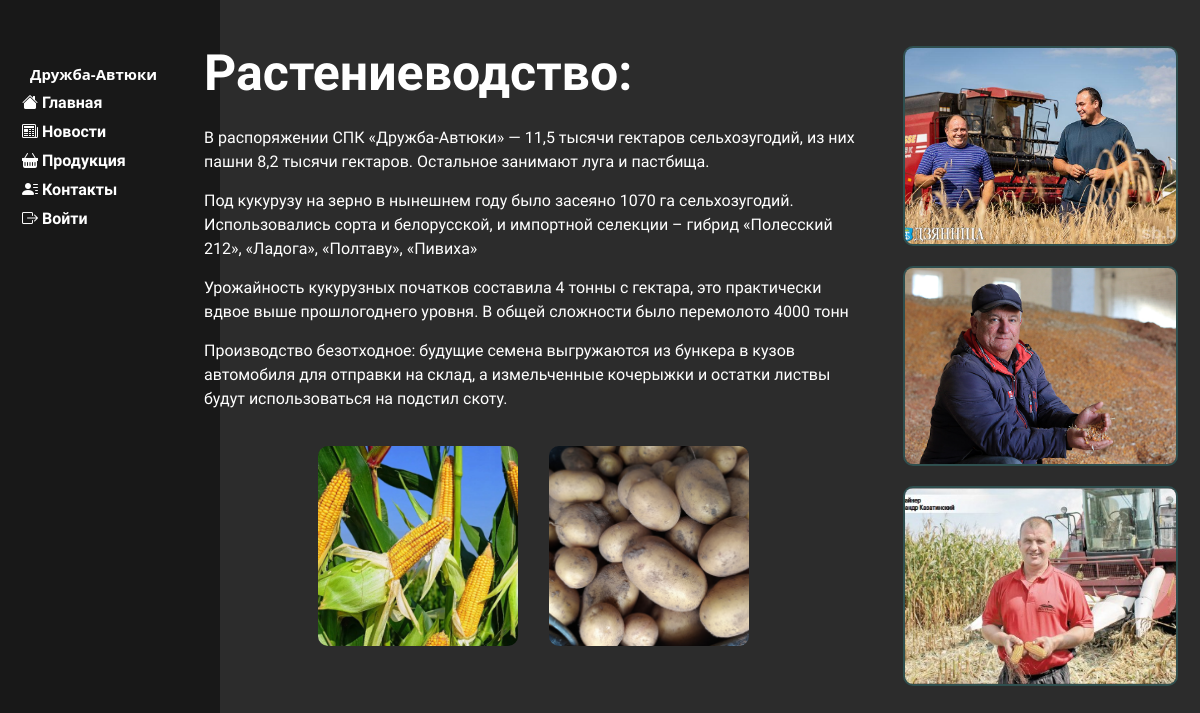
/plants, run on an earlier commit of the app's database.
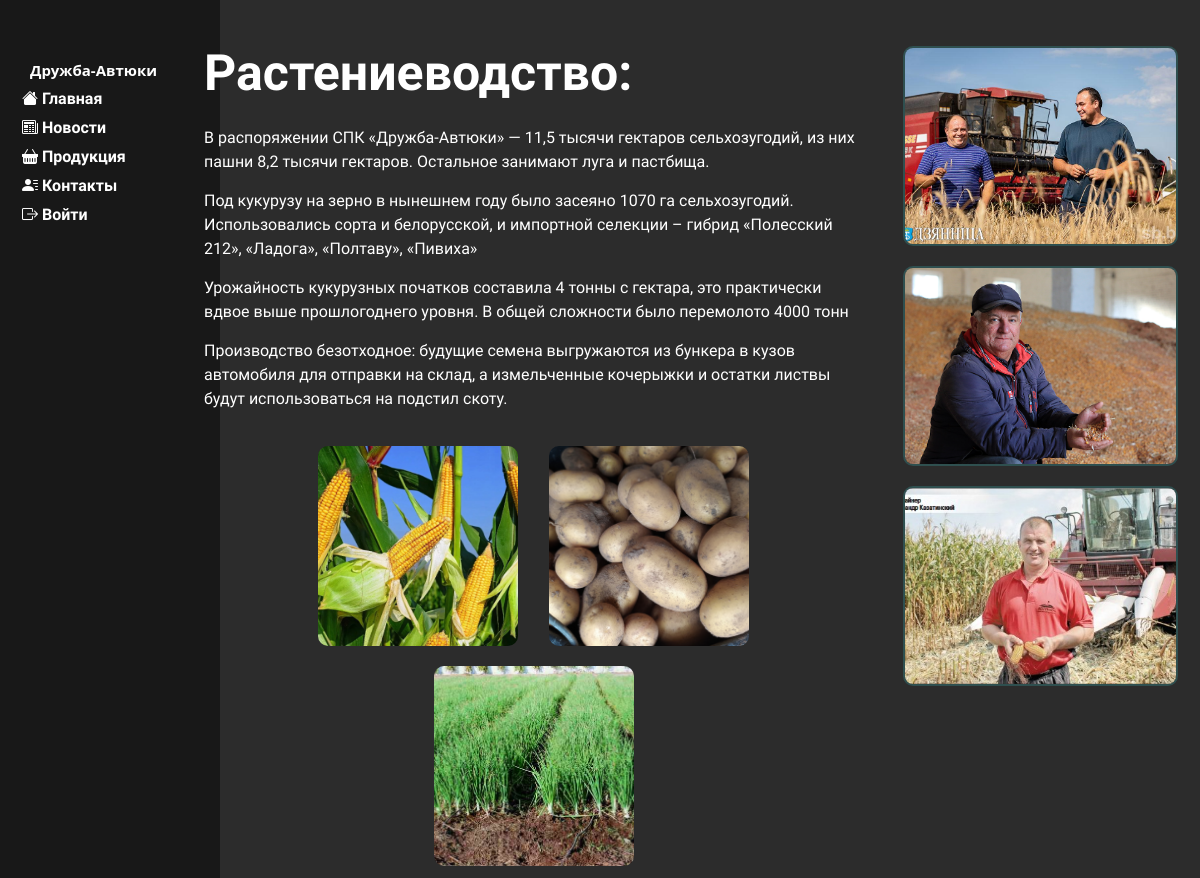
And on a later commit of the database.
### main/models.py (models this page shows, shortened)
class PlantsText(models.Model):
    big_text = models.TextField(verbose_name='Текст')
    class Meta:
        verbose_name = 'Текст Растениеводства'  # Название модели в единственном числе
        verbose_name_plural = 'Тексты Растениеводства'  # Название модели во множественном числе

class PlantsCard(models.Model):
    title = models.CharField(max_length=255, verbose_name='Название')
    image = models.ImageField(upload_to='main/static/main/subimg', verbose_name='Картинка')
    desc = models.TextField()
    price = models.DecimalField(max_digits=3, decimal_places=2)
    ed = models.CharField(max_length=5, verbose_name='Единица Измерения')
    class Meta:
        verbose_name = 'Продукция Растеиеводство'  # Название модели в единственном числе
        verbose_name_plural = 'Продукция Растеиеводство'  # Название модели во множественном числе

class PlantsSI(models.Model):
    title = models.CharField(max_length=255, verbose_name='Название')
    image = models.ImageField(upload_to='main/static/main/subimg', verbose_name='Картинка')
    class Meta:
        verbose_name = 'Картинки Растеиеводство'  # Название модели в единственном числе
        verbose_name_plural = 'Картинки Растеиеводство'  # Название модели во множественном числе

### main/views.py (the view)
# urls.py: path('plants', views.Plants, name='plants'),
def Plants(request):
    text_indexes = PlantsText.objects.all()
    simg = PlantsSI.objects.all()
    cards = PlantsCard.objects.all()
    return render(request, 'main/plants.html', {'simg': simg, 'text_indexes': text_indexes, 'cards': cards})

### main/templates/main/plants.html (shortened to what this page needs)
{% extends 'main/layout.html' %}
{% load static %}
{% block content %}
<div class="mainblock">
    <div class="textblock">
        <p class="Titleblock"><b>Растениеводство:</b></p>
        {% for text_index in text_indexes %}
        <p>{{ text_index.big_text }}</p>
        {% endfor %}
        <div class="picblock">
            {% for card in cards %}
                <div class="moredesc">
                    <a href="{% url 'card_detail' card_id=card.id %}">
                        <img class="minimized3" src="{{ card.image.url }}" alt="{{ card.title }}">
                    </a>
                </div>
            {% endfor %}
        </div>
    </div>
    <div class="contectblock">
    <div class="simg">
        {% for subimage in simg %}
            {% if subimage.image %}
                <img class="minimized2" src="{{ subimage.image.url }}" alt="{{ subimage.title }}">
            {% endif %}
        {% endfor %}
    </div>
    </div>
</div>
{% endblock %}

### main/templates/main/layout.html (shortened to what this page needs)
{% load static %}
<!DOCTYPE html>
<html lang="en">
<head>
    <link rel="stylesheet" href="https://cdn.jsdelivr.net/npm/bootstrap@5.2.3/dist/css/bootstrap.min.css">
    <link rel="stylesheet" href="{% static 'main/css/main.css' %}">
    <link rel="stylesheet" href="https://cdn.jsdelivr.net/npm/bootstrap-icons@1.10.2/font/bootstrap-icons.css">
    <link rel="stylesheet" href="https://cdnjs.cloudflare.com/ajax/libs/select2/4.1.0/css/select2.min.css">
</head>
<body class="light-theme" >
    <aside>
       <a href="{% url 'home' %}"> <img src="{% static 'main/img/spklogo.svg' %}" alt=""> </a>
        <span class="logo">Дружба-Автюки</span>
        <ul>
            <a href="{% url 'home' %}">
                <li><i class="bi bi-house-fill"></i> <b>Главная</b> </li>
            </a>
            <a href="{% url 'news' %}">
                <li><i class="bi bi-newspaper"></i> <b>Новости</b>  </li>
            </a>
            <a href="{% url 'product' %}">
                <li><i class="bi bi-basket-fill"></i> <b>Продукция</b>  </li>
            </a>
            <a href="{% url 'contacts' %}">
                <li><i class="bi bi-person-lines-fill"></i> <b>Контакты</b>  </li>
            </a>
         {% if user.is_authenticated %}
    <a href="{% url 'profile' %}">
        <li><i class="bi bi-person-circle"></i> <b>Профиль</b></li>
    </a>
    <a href="{% url 'logout' %}">
        <li><i class="bi bi-box-arrow-left"></i> <b>Выйти</b></li>
    </a>
{% else %}
    <a href="{% url 'login' %}">
        <li><i class="bi bi-box-arrow-right"></i> <b>Войти</b></li>
    </a>
{% endif %}
        </ul>
    </aside>
    <main>
        {% block content  %}
        {% endblock %}
    </main>
</body>
</html>

### main/static/main/css/main.css (style rules this page uses)
body { background: #2c2c2c }
aside { min-height: 100%; max-height: 100%; min-width: 220px; max-width: 220px; float: left; background: #181818; width: 15%; position: fixed; padding: 2.5%; height: 100vh; color: #ffff; overflow-y: auto; }
aside img { min-height: 150px; max-height: 150px; width: 150px; display: inline-block; justify-content: center; margin-left: -15%; margin-top: -50%; min-width: 150px; }
aside .logo { font-size: 15px; font-weight: bold; position: relative; top: -5%; display: block; justify-content: Center; }
aside ul { list-style: none; float: left; position: relative; margin-left: -25%; top: -5%; }
aside ul li { color: #ffff; display: block; margin-top: 5%; transition: all 0.3s ease; font-family: 'Exo 2', sans-serif; }
aside ul a { text-decoration: none; }
img { width: 100%; !important; border-radius: 10px; }
.mainblock { display: flex; padding: 1%; min-width: 82%; margin-top: 2%; min-height: 90%; margin-left: 16%; position: absolute; grid-gap: 3%; }
.textblock { display: flex; flex-direction: column; grid-gap: 15px; min-width: 67%; font-family: 'Exo 2', sans-serif; color: white; }
.textblock p { margin-bottom: 0; }
.contectblock { min-width: 30%; display: flex; flex-direction: column; grid-gap: 1%; padding: 1%; }
.Titleblock { font-size: 50px; margin-bottom: 0; }
.simg { display: flex; flex-direction: column; grid-gap: 20px; }
.minimized2 { cursor: pointer; max-width: 100%; max-height: 200px; min-height: 200px; border: 2px solid darkslategrey; float: right; border-radius: 10px; object-fit: cover; }
.picblock { min-height: auto; width: 100%; flex-wrap: wrap; display: flex; justify-content: center; flex-direction: row; padding: 3%; grid-gap: 5%; }
.moredesc { min-height: 200px; height: 25%; width: 25%; min-width: 200px; }
.moredesc img { height: 100%; width: 100%; object-fit: cover; }
.moredesc { position: relative; border-radius: 10px; }

What changed in the data, as far as the page shows it:
added PlantsCard: image (picture)
